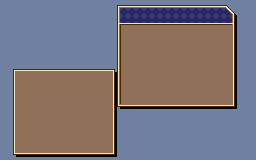

A level layout from a 2D game, rendered from its tile map. Below: a short description, then the map file with its tile-grid data intact:
An orthogonal 32x20 tile map with 8x8 px tiles, 1 tile layer (Tile Layer 1).

<map version="1.9" tiledversion="1.9.2" orientation="orthogonal" renderorder="right-down" width="32" height="20" tilewidth="8" tileheight="8" infinite="0" nextlayerid="2" nextobjectid="1">
 <tileset firstgid="1" name="BobMenuTiles" tilewidth="8" tileheight="8" tilecount="128" columns="16">
  <image source="../../Image/Png/BobMenuTiles.png" width="128" height="64" />
 </tileset>
 <layer id="1" name="Tile Layer 1" width="32" height="20">
  <data encoding="csv">
1,1,1,1,1,1,1,1,1,1,1,1,1,1,4,3,3,3,3,3,3,3,3,3,3,3,3,3,6,1,1,1,
1,1,1,1,1,1,1,1,1,1,1,1,1,1,37,2,2,2,2,2,2,2,2,2,2,2,2,2,7,19,1,1,
1,1,1,1,1,1,1,1,1,1,1,1,1,1,17,5,5,5,5,5,5,5,5,5,5,5,5,5,5,16,1,1,
1,1,1,1,1,1,1,1,1,1,1,1,1,1,37,72,73,73,73,73,73,73,73,73,73,73,73,73,73,20,1,1,
1,1,1,1,1,1,1,1,1,1,1,1,1,1,37,71,47,47,47,47,47,47,47,47,47,47,47,47,47,20,1,1,
1,1,1,1,1,1,1,1,1,1,1,1,1,1,37,71,47,47,47,47,47,47,47,47,47,47,47,47,47,20,1,1,
1,1,1,1,1,1,1,1,1,1,1,1,1,1,37,71,47,47,47,47,47,47,47,47,47,47,47,47,47,20,1,1,
1,1,1,1,1,1,1,1,1,1,1,1,1,1,37,71,47,47,47,47,47,47,47,47,47,47,47,47,47,20,1,1,
1,4,3,3,3,3,3,3,3,3,3,3,3,3,92,71,47,47,47,47,47,47,47,47,47,47,47,47,47,20,1,1,
1,37,47,47,47,47,47,47,47,47,47,47,47,47,93,71,47,47,47,47,47,47,47,47,47,47,47,47,47,20,1,1,
1,37,47,47,47,47,47,47,47,47,47,47,47,47,93,71,47,47,47,47,47,47,47,47,47,47,47,47,47,20,1,1,
1,37,47,47,47,47,47,47,47,47,47,47,47,47,93,71,47,47,47,47,47,47,47,47,47,47,47,47,47,20,1,1,
1,37,47,47,47,47,47,47,47,47,47,47,47,47,93,71,47,47,47,47,47,47,47,47,47,47,47,47,47,20,1,1,
1,37,47,47,47,47,47,47,47,47,47,47,47,47,94,24,24,24,24,24,24,24,24,24,24,24,24,24,24,25,1,1,
1,37,47,47,47,47,47,47,47,47,47,47,47,47,20,1,1,1,1,1,1,1,1,1,1,1,1,1,1,1,1,1,
1,37,47,47,47,47,47,47,47,47,47,47,47,47,20,1,1,1,1,1,1,1,1,1,1,1,1,1,1,1,1,1,
1,37,47,47,47,47,47,47,47,47,47,47,47,47,20,1,1,1,1,1,1,1,1,1,1,1,1,1,1,1,1,1,
1,37,47,47,47,47,47,47,47,47,47,47,47,47,20,1,1,1,1,1,1,1,1,1,1,1,1,1,1,1,1,1,
1,37,47,47,47,47,47,47,47,47,47,47,47,47,20,1,1,1,1,1,1,1,1,1,1,1,1,1,1,1,1,1,
1,1073741828,24,24,24,24,24,24,24,24,24,24,24,24,25,1,1,1,1,1,1,1,1,1,1,1,1,1,1,1,1,1
</data>
 </layer>
</map>
